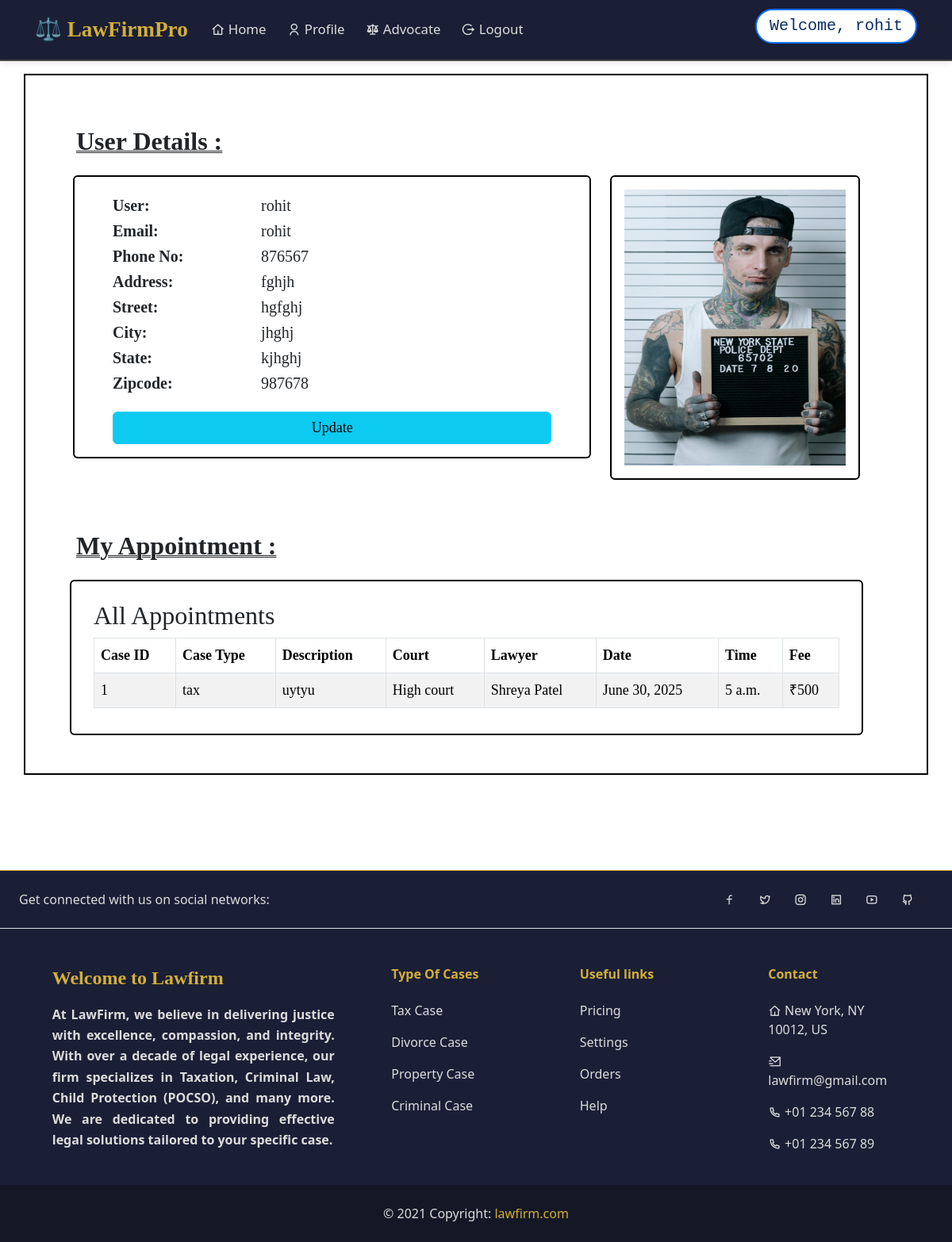
Screenshot of /profile (signed in) with the database file from the repository.
### registrationapp/models.py (models this page shows)
class UserProfile(models.Model):
    user = models.OneToOneField(User,on_delete=models.CASCADE)
    phone=models.BigIntegerField()
    address = models.CharField(max_length=100)
    street = models.CharField(max_length=100)
    city = models.CharField(max_length=100)
    state = models.CharField(max_length=100)
    zipcode = models.IntegerField()
    profile_pic = models.ImageField(upload_to='userimg/',blank=True,null=True)

### lawfirmapp/models.py (models this page shows)
class Appointment(models.Model):
    user = models.ForeignKey(User, on_delete=models.CASCADE)
    name = models.CharField(max_length=100)
    phone=models.BigIntegerField()
    email = models.EmailField()
    address = models.CharField(max_length=100)
    case_type = models.CharField(max_length=100,choices=case_types,default='tax')
    description = models.CharField(max_length=1000)
    casedoc = models.ImageField(upload_to='appointmentimg/',blank=True,null=True)
    total_no_of_hearing = models.IntegerField()
    court_name = models.CharField(max_length=100)
    fees = models.IntegerField()

class Case_management(models.Model):
    case_type = models.ForeignKey(Appointment,related_name='appointments',on_delete=models.CASCADE)
    lawyer = models.ForeignKey(Lawyerdetails,related_name='lawyerdetail',on_delete=models.CASCADE)
    date = models.DateField()
    time = models.TimeField()
    created_at = models.DateTimeField(auto_now_add=True)

class Lawyerdetails(models.Model):
    name = models.CharField(max_length=100)
    email = models.EmailField()
    yearofexperience = models.IntegerField()
    specialization = models.CharField(max_length=100)
    totalcases = models.IntegerField()
    description = models.CharField(max_length=300)
    image = models.ImageField(upload_to='lawyerimg/',blank=True,null=True)

### registrationapp/views.py (the view)
# urls.py: path('profile',views.profile,name='profile'),
@login_required(login_url='login')
def profile(request):
    appointment = Appointment.objects.filter(user=request.user).prefetch_related('appointments__lawyer')
    return render(request,"userprofile.html",{'appointment':appointment})

### registrationapp/templates/userprofile.html (shortened to what this page needs)
{% include 'base.html' %}
{%block content%}
<div class="container mt-3 ">
    <div class="jumbotron">
        <div class="row p-5 mt-3" style="border: 2px solid black">
            <h1 class=" p-3" style="text-align:left;font-size: xx-large;font-family: 'remixicon';font-weight: 800;text-decoration-line: underline;
    text-decoration-style: double;text-decoration-thickness: from-font;  ">User Details :</h1>
            <div class="row">
                <div class="col-md-8 ">
                    <div class="card card-body pt-4 px-5"
                        style="border:2px solid black;height:auto ;font-family: 'Times New Roman', Times, serif;">
                        <div class="row justify-content-center align-items-center g-2">
                            <div class="col-md-4">
                                <h5 style="font-weight: 700;">User: </h5>
                            </div>
                            <div class="col-md-8">
                                <h5>{{user.username}}</h5>
                            </div>
                        </div>
                        <div class="row justify-content-center align-items-center g-2">
                            <div class="col-md-4">
                                <h5 style="font-weight: 700;">Email: </h5>
                            </div>
                            <div class="col-md-8">
                                <h5>{{user.username}}</h5>
                            </div>
                        </div>
                        <div class="row justify-content-center align-items-center g-2">
                            <div class="col-md-4">
                                <h5 style="font-weight: 700;">Phone No: </h5>
                            </div>
                            <div class="col-md-8">
                                <h5>{{user.userprofile.phone}}</h5>
                            </div>
                        </div>
                        <div class="row justify-content-center align-items-center g-2">
                            <div class="col-md-4">
                                <h5 style="font-weight: 700;">Address: </h5>
                            </div>
                            <div class="col-md-8">
                                <h5>{{user.userprofile.address}}</h5>
                            </div>
                        </div>
                        <div class="row justify-content-center align-items-center g-2">
                            <div class="col-md-4">
                                <h5 style="font-weight: 700;">Street: </h5>
                            </div>
                            <div class="col-md-8">
                                <h5>{{user.userprofile.street}}</h5>
                            </div>
                        </div>
                        <div class="row justify-content-center align-items-center g-2">
                            <div class="col-md-4">
                                <h5 style="font-weight: 700;">City: </h5>
                            </div>
                            <div class="col-md-8">
                                <h5>{{user.userprofile.city}}</h5>
                            </div>
                        </div>
                        <div class="row justify-content-center align-items-center g-2">
                            <div class="col-md-4">
                                <h5 style="font-weight: 700;">State: </h5>
                            </div>
                            <div class="col-md-8">
                                <h5>{{user.userprofile.state}}</h5>
                            </div>
                        </div>
                        <div class="row justify-content-center align-items-center g-2">
                            <div class="col-md-4">
                                <h5 style="font-weight: 700;">Zipcode: </h5>
                            </div>
                            <div class="col-md-8">
                                <h5>{{user.userprofile.zipcode}}</h5>
                            </div>
                        </div>
                        <a class="btn btn-info mt-3" href="{% url 'update' %}"
                            style="font-family: 'Times New Roman', Times, serif;font-size: large;"> Update</a>
                    </div>
                </div>
                <div class="col-md-4">
                    <div class="card card-body" style="border:2px solid black ;height:48vh">
                        {% if user.userprofile.profile_pic %}
                        <img src="{{ user.userprofile.profile_pic.url }}" height=100% alt="no img">
                        {% else %}
                        <p>No profile pic</p>
                        {% endif %}
                    </div>
                </div>
            </div>
            <div class="row mt-5">
                <h1 class=" p-3" style="text-align:left;font-size: xx-large;font-family: 'remixicon';font-weight: 800;text-decoration-line: underline;
    text-decoration-style: double;text-decoration-thickness: from-font;  ">My Appointment :</h1>
                <div class="card card-body pt-4 mx-2"
                    style="border:2px solid black;font-family: 'Times New Roman', Times, serif; font-size: large;">
                    <div class="container appt-section">
                        <h2> All Appointments</h2>
                        <div class="table-responsive">
                            <table class="table table-bordered table-striped align-middle">
                                <thead>
                                    <tr>
                                        <th>Case ID</th>
                                        <th>Case Type</th>
                                        <th>Description</th>
                                        <th>Court</th>
                                        <th>Lawyer</th>
                                        <th>Date</th>
                                        <th>Time</th>
                                        <th>Fee</th>
                                    </tr>
                                </thead>
                                <tbody>
                                    {% for i in appointment %}
                                    <tr>
                                        <td>{{ forloop.counter }}</td>
                                        <td>{{ i.case_type }}</td>
                                        <td>{{ i.description }}</td>
                                        <td>{{ i.court_name }}</td>
                                        {% with i.appointments.first as case %}
                                        {% if case %}
                                        <td>{{ case.lawyer.name }}</td>
                                        <td>{{ case.date }}</td>
                                        <td>{{ case.time }}</td>
                                        {% else %}
                                        <td colspan="3" class="text-center text-muted">No case data</td>
                                        {% endif %}
                                        {% endwith %}
                                        <td>₹{{ i.fees }}</td>
                                    </tr>
                                    {% empty %}
                                    <tr>
                                        <td colspan="8" class="text-center text-muted">No appointments found.</td>
                                    </tr>
                                    {% endfor %}
                                </tbody>
                            </table>
                        </div>
                    </div>
                </div>
            </div>
        </div>
    </div>
</div>
{%endblock%}
{% include 'footer.html' %}

### registrationapp/templates/base.html (shortened to what this page needs)
<!DOCTYPE html>
<html lang="en">
<head>
    <link href="https://cdn.jsdelivr.net/npm/bootstrap@5.3.6/dist/css/bootstrap.min.css" rel="stylesheet"
>
    <link rel="stylesheet" href="https://cdnjs.cloudflare.com/ajax/libs/remixicon/4.6.0/remixicon.css"
 />
</head>
<body>
    <nav class="navbar navbar-expand-lg"
        style="background-color:#1a1f36; border-bottom: 2px solid #444; padding: 0.5rem 1rem; box-shadow: 0 2px 8px rgba(0,0,0,0.1);">
        <div class="container-fluid mx-3">
            {%if user.is_authenticated %}
            <h4 class="navbar-brand mt-2" href=""
                style="font-size: 1.7rem; font-family: Georgia, serif; font-weight: bold; color: #d4af37; ">
                ⚖️ LawFirmPro
            </h4>
            <div class="collapse navbar-collapse" id="navbarSupportedContent">
                <ul class="navbar-nav me-auto mb-2 mb-lg-0"
                    style="font-size: 1.05rem; font-family: 'Segoe UI', sans-serif; display: flex; justify-content: space-around; align-items: center; width: 35vw;">
                    <li class="nav-item">
                        <a class="nav-link active " aria-current="page" href="{% url 'home' %}"
                            style="font-weight: 500;color: #dcdcdc;">
                            <i class="ri-home-4-line"></i> Home
                        </a>
                    </li>
                    <li class="nav-item">
                        <a class="nav-link " href="{% url 'profile' %}" style="font-weight: 500;color: #dcdcdc;">
                            <i class="ri-user-line"></i> Profile
                        </a>
                    </li>
                    <li class="nav-item">
                        <a class="nav-link " href="{% url 'lawfirm' %}" style="font-weight: 500;color: #dcdcdc;">
                            <i class="ri-scales-3-fill"></i> Advocate
                        </a>
                    </li>
                    <li class="nav-item">
                        <a class="nav-link " href="{% url 'logout' %}" style="font-weight: 500;color: #dcdcdc;">
                            <i class="ri-logout-circle-r-line"></i> Logout
                        </a>
                    </li>
                </ul>
            </div>
            <h5
                class="user border px-3 py-2 border-2 rounded-5 border-primary text-primary-emphasis bg-body font-monospace">
                Welcome, {{user.username}}</h5>
            {%endif%}
        </div>
    </nav>
</body>
</html>

### registrationapp/templates/userprofile.html (style rules this page uses)
th, td, tr { border: 1px solid black; padding: 10px; }

### rows the page displays
Appointment: case_type "tax", description "uytyu", court_name "High court", appointments.first.lawyer.name "Shreya Patel", appointments.first "June 30, 2025", appointments.first.time "5 a.m.", fees "500"

### other values shown
{{ user.username }} "rohit"
{{ user.userprofile.phone }} "876567"
{{ user.userprofile.address }} "fghjh"
{{ user.userprofile.street }} "hgfghj"
{{ user.userprofile.city }} "jhghj"
{{ user.userprofile.state }} "kjhghj"
{{ user.userprofile.zipcode }} "987678"
